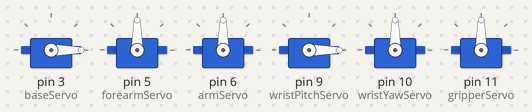
Recording of a sketch running on a simulated Arduino Uno, built with avr-gcc and run on an emulated ATmega328P. On the bench: 6 × servo. What the sketch prints to the serial monitor is not drawn.

Above: at 0.05 s.
At 19.95 s:
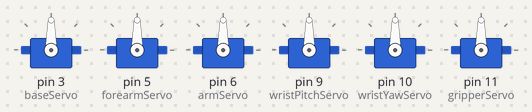
Timing chart, 0 to 26.0 s (numbered marks = the images above):
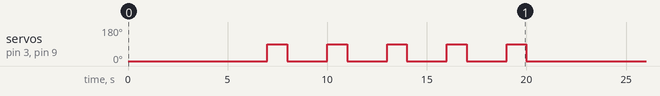

Measured:
- by itself, servo on pin 3 (baseServo), servo on pin 9 (wristPitchServo): repeats every 20.0 s: 4 × (0° 2.0 s, 90° 1.0 s), 0° 7.0 s, 90° 1.0 s

The sketch:

brazo_1.ino
```cpp
// 3,5,6 (5v) - 9,10,11

#include <Servo.h>

// Declaración de los objetos Servo
Servo baseServo;        // Servo de la base (rotación)
Servo forearmServo;     // Servo del antebrazo
Servo armServo;         // Servo del brazo
Servo wristPitchServo;  // Servo de la muñeca (Pitch)
Servo wristYawServo;    // Servo de la muñeca (Yaw)
Servo gripperServo;     // Servo de la garra

void setup() {
  // Inicializar los servos y asociarlos a sus pines
  Serial.begin(9600);
  baseServo.attach(3);        // Base en pin 3
  forearmServo.attach(5);     // Antebrazo en pin 5
  armServo.attach(6);         // Brazo en pin 6
  wristPitchServo.attach(9);  // Muñeca Pitch en pin 9
  wristYawServo.attach(10);    // Muñeca Yaw en pin 10
  gripperServo.attach(11);     // Garra en pin 11
}

void loop() {
  // Establecer los valores de los ángulos para cada servo (posición inicial)
  Serial.print("Initial: 0");
  int baseAngle = 0;        // Base a 90 grados
  int forearmAngle = 90;     // Antebrazo a 45 grados
  int armAngle = 90;         // Brazo a 90 grados
  int wristPitchAngle = 0; // Muñeca Pitch a 135 grados
  int wristYawAngle = 90;    // Muñeca Yaw a 90 grados
  int gripperAngle = 90;     // Garra a 30 grados (semiabierta)

  // Mover los servos a las posiciones iniciales
  baseServo.write(baseAngle);
  forearmServo.write(forearmAngle);
  armServo.write(armAngle);
  wristPitchServo.write(wristPitchAngle);
  wristYawServo.write(wristYawAngle);
  gripperServo.write(gripperAngle);

  delay(5000); // Pausa de 2 segundos

  Serial.print("Operation:");
  for (int i=0; i<5; i++){
    Serial.print("0");
    baseServo.write(0);         // Base a 45 grados
    // delay(5000);
    // forearmServo.write(90);      // Antebrazo a 90 grados
    // delay(500);
    // armServo.write(0);         // Brazo a 135 grados
    // delay(500);
    wristPitchServo.write(0);   // Muñeca Pitch a 90 grados
    // delay(500);
    // wristYawServo.write(45);     // Muñeca Yaw a 45 grados
    // delay(500);
    // gripperServo.write(0);       // Garra completamente cerrada

    delay(2000); // Pausa de 2 segundos

    Serial.print("90");
    // Cambiar los ángulos para una tercera posición
    baseServo.write(90);        // Base a 135 grados
    // delay(500);
    // forearmServo.write(45);      // Antebrazo a 45 grados
    // delay(500);
    // armServo.write(90);          // Brazo a 90 grados
    // delay(5000);
    wristPitchServo.write(90);   // Muñeca Pitch a 45 grados
    // delay(500);
    // wristYawServo.write(135);    // Muñeca Yaw a 135 grados
    // delay(500);
    // gripperServo.write(60);      // Garra semiabierta

    delay(1000); // Pausa de 2 segundos
  }

}
```
